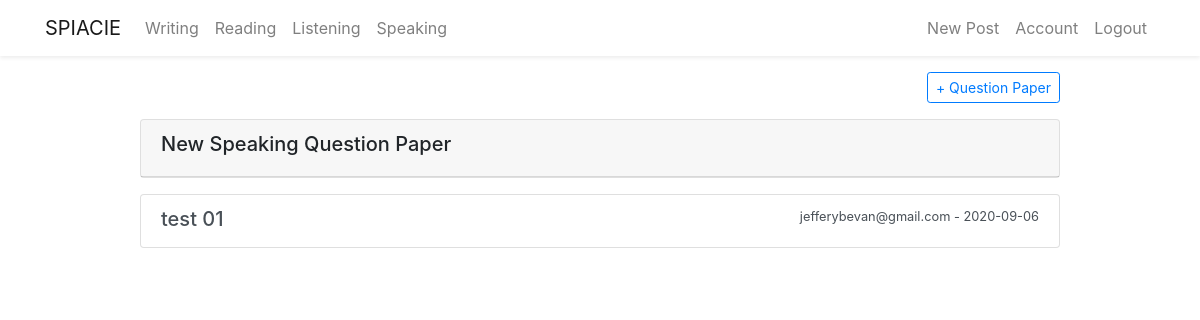
The app's page /speaking (signed in) with its own data.
### flaskblog/models.py (models this page shows, shortened)
class Speaking(db.Model):
    id = db.Column(db.Integer, primary_key=True)
    title = db.Column(db.String(300), unique=True, nullable=False)
    question_01 = db.Column(db.String(500), nullable=False)
    question_02 = db.Column(db.String(500), nullable=False)
    question_03 = db.Column(db.String(500), nullable=False)
    question_04 = db.Column(db.String(500), nullable=False)
    question_05 = db.Column(db.String(500), nullable=False)
    date_posted = db.Column(db.DateTime, nullable=False,
                            default=datetime.now())
    user_id = db.Column(db.Integer, db.ForeignKey('user.id'), nullable=False)

class User(db.Model, UserMixin):
    id = db.Column(db.Integer, primary_key=True)
    firstname = db.Column(db.String(20), nullable=False)
    lastname = db.Column(db.String(20), nullable=False)
    username = db.Column(db.String(20), unique=True, nullable=False)
    email = db.Column(db.String(20), unique=True, nullable=False)
    password = db.Column(db.String(20), nullable=False)
    image_file = db.Column(db.String(20), nullable=False,
                           default='default.jpg')
    post = db.relationship('Post', backref='author', lazy=True)
    writingpaper = db.relationship(
        'Writingpaper', backref='wcreator', lazy=True)
    writinganswer = db.relationship(
        'Writingpaperanswer', backref='wcandidate', lazy=True)
    speaking = db.relationship(
        'Speaking', backref='vspeak', lazy=True)
    speakinganswer = db.relationship(
        'Speakinganswer', backref='speakanswer', lazy=True)
    speakingquestion = db.relationship(
        'Speakingquestion', backref='speakquestion', lazy=True)
    Speakinganswersav = db.relationship(
        'Speakinganswersaved', backref='speakinganswersaved', lazy=True)

### flaskblog/speaking/routes.py (the view)
@speaking.route("/speaking")
def speak():
    speakings = Speaking.query.all()
    return render_template('speaking.html', speakings=speakings)

### flaskblog/models.py (called while the page is built)
@login_manger.user_loader
def load_user(user_id):
    return User.query.get(int(user_id))

### flaskblog/templates/speaking.html
{% extends 'layout.html' %} {% block content %}
<div class="row justify-content-center mt-3">
  <div class="col-md-10">
    {% if current_user.is_authenticated %}
    <div class="col-md-13 text-md-right mb-3">
      <a
        type="button"
        class="btn btn-outline-primary btn-sm"
        href="/speaking/new"
      >
        + Question Paper
      </a>
    </div>
    {% endif %}
    <div class="card mb-3">
      <div class="card-header">
        <h5>New Speaking Question Paper</h5>
      </div>
    </div>
    {% for speaking in speakings %}
    <div class="list-group">
      <a
        href="{{ url_for('speaking.show_speaking', speaking_id= speaking.id )}}"
        class="list-group-item list-group-item-action"
      >
        <div class="d-flex w-100 justify-content-between">
          <h5 class="mb-1">{{ speaking.title }}</h5>
          <small>
            {{ speaking.vspeak.username }} -
            {{speaking.date_posted.strftime('%Y-%m-%d') }}</small
          >
        </div>
      </a>
    </div>
    {% endfor %}
  </div>
</div>
{% endblock content %}

### records on screen
Speaking: title "test 01", vspeak.username "jefferybevan@gmail.com", date_posted "2020-09-06"
